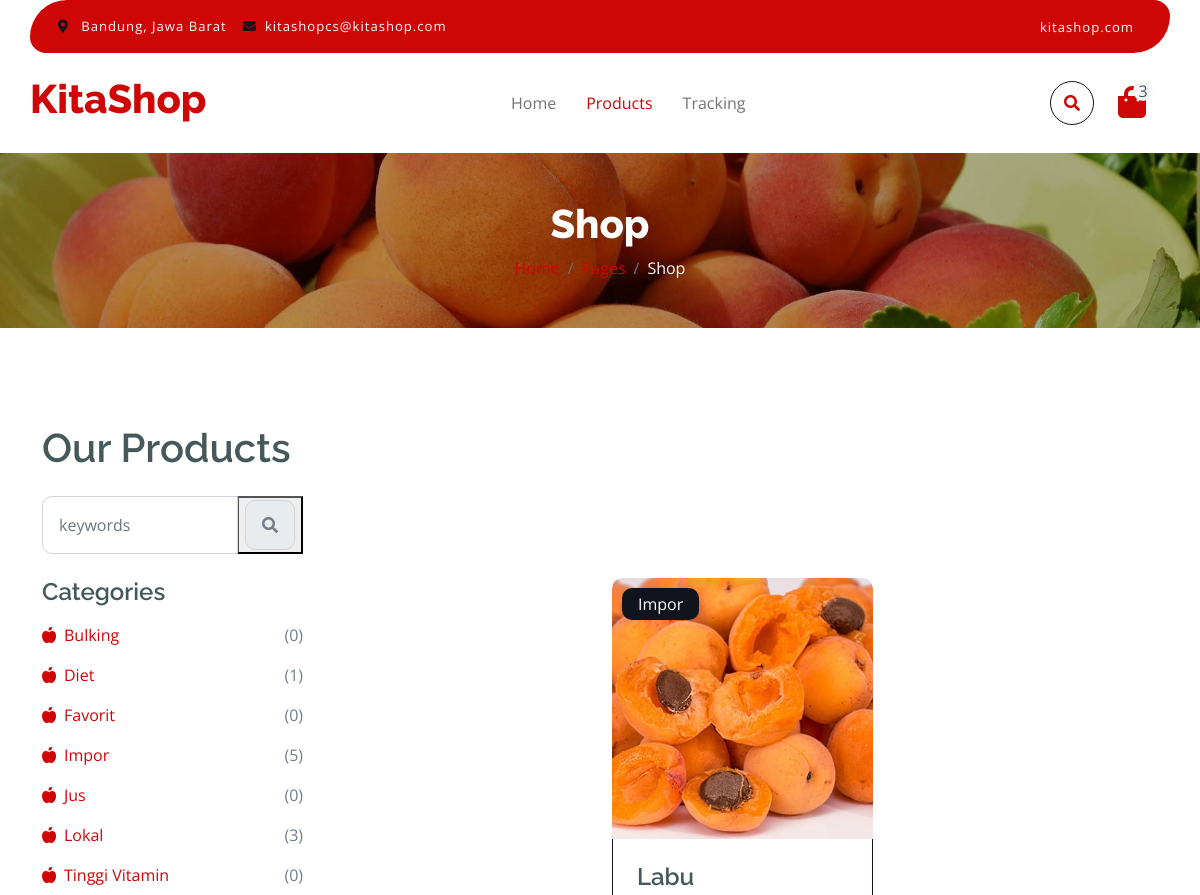
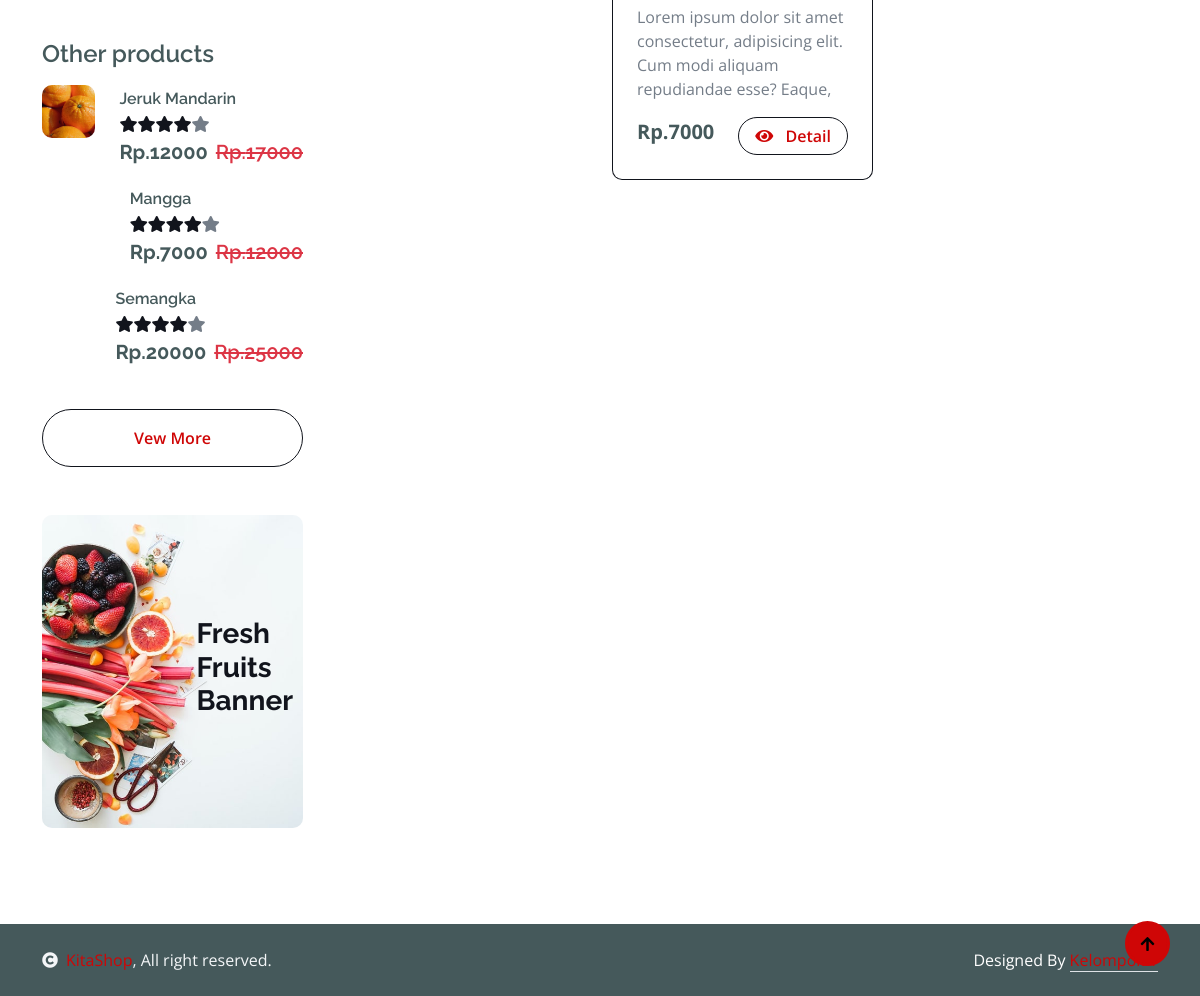
The page /search.php?keyword=Labu on the database its author committed (2 pictures, top to bottom).
### tables this page shows
CREATE TABLE `category` (
  `category_id` int(11) NOT NULL,
  `category_name` varchar(23) NOT NULL
);

CREATE TABLE `product` (
  `product_id` int(11) NOT NULL,
  `product_name` varchar(56) NOT NULL,
  `product_pict` text NOT NULL,
  `product_description` text NOT NULL,
  `product_category` int(11) NOT NULL,
  `product_sub_category` int(11) DEFAULT NULL,
  `product_price` int(11) NOT NULL,
  `product_stock` int(11) NOT NULL,
  `product_status` int(2) NOT NULL
);

### function/search.php (called while the page is built)
<?php
require_once './config/database.php';
function read($keyword)
{
    global $conn;
    $query = "SELECT product_id, product_name, product_pict, product_description, product_category, product_price, category_name
              FROM product
              JOIN category ON product.product_category = category.category_id
              WHERE product_status = 1 AND product_name LIKE '%$keyword%' OR category_name LIKE '%$keyword%' OR product_description LIKE '%$keyword%'
              ORDER BY product_id DESC";
    $result = mysqli_query($conn, $query);
    $rows = [];
    while ($row = mysqli_fetch_assoc($result)) {
        $rows[] = $row;
    }
    return $rows;
}
function other()
{
    global $conn;
    $query = "SELECT product_id, product_name, product_pict, product_description, product_category, product_price, category_name FROM product JOIN category ON product.product_category = category.category_id WHERE product_status = 1 ORDER BY product_id DESC LIMIT 3";
    $result = mysqli_query($conn, $query);
    $rows = [];
    while ($row = mysqli_fetch_assoc($result)) {
        $rows[] = $row;
    }
    return $rows;
}
function category()
{
    global $conn;
    $query = "SELECT c.category_id, c.category_name, COUNT(p.product_id) AS total_product
              FROM category c
              LEFT JOIN product p ON p.product_category = c.category_id
              GROUP BY c.category_id, c.category_name
              ORDER BY c.category_name ASC";
    $result = mysqli_query($conn, $query);
    $rows = [];
    while ($row = mysqli_fetch_assoc($result)) {
        $rows[] = $row;
    }
    return $rows;
}

### search.php (the view, shortened to what this page needs)
<?php
require_once 'function/search.php';
?>
<!DOCTYPE html>
<html lang="en">
<?php
require_once 'layout/header.php';
?>
<body>
    <?php
    require_once 'layout/header.php';
    ?>
    <?php
    require_once 'layout/navbar.php';
    ?>
    <div class="container-fluid page-header py-5">
        <h1 class="text-center text-white display-6">Shop</h1>
        <ol class="breadcrumb justify-content-center mb-0">
            <li class="breadcrumb-item"><a href="#">Home</a></li>
            <li class="breadcrumb-item"><a href="#">Pages</a></li>
            <li class="breadcrumb-item active text-white">Shop</li>
        </ol>
    </div>
    <div class="container-fluid fruite py-5">
        <div class="container py-5">
            <h1 class="mb-4">Our Products</h1>
            <div class="row g-4">
                <div class="col-lg-12">
                    <div class="row g-4 mb-4">
                        <div class="col-xl-3">
                            <form action="" action="POST">
                                <div class="input-group w-100 mx-auto d-flex">
                                    <input type="search" class="form-control p-3" name="keyword" placeholder="keywords" aria-describedby="search-icon-1">
                                    <button type="submit" name="search">
                                        <span id="search-icon-1" class="input-group-text p-3"><i class="fa fa-search"></i></span>
                                    </button>
                                </div>
                            </form>
                        </div>
                        <div class="col-6"></div>
                        <div class="col-xl-3">
                        </div>
                    </div>
                    <div class="row g-4">
                        <div class="col-lg-3">
                            <div class="row g-4">
                                <div class="col-lg-12">
                                    <div class="mb-3">
                                        <h4>Categories</h4>
                                        <ul class="list-unstyled fruite-categorie">
                                            <?php
                                            $rows = category();
                                            foreach ($rows as $row) {
                                            ?>
                                                <li>
                                                    <div class="d-flex justify-content-between fruite-name">
                                                        <a href="#"><i class="fas fa-apple-alt me-2"></i><?= $row['category_name']; ?></a>
                                                        <span>(<?= $row['total_product']; ?>)</span>
                                                    </div>
                                                </li>
                                            <?php } ?>
                                        </ul>
                                    </div>
                                </div>
                                <div class="col-lg-12">
                                    <h4 class="mb-3">Other products</h4>
                                    <?php
                                    $rows = other();
                                    foreach ($rows as $row) {
                                    ?>
                                        <div class="d-flex align-items-center justify-content-start">
                                            <div class="rounded me-4" style="width: 100px; height: 100px;">
                                                <img src="./assets/uploads/<?= $row['product_pict']; ?>" class="img-fluid rounded" alt="">
                                            </div>
                                            <div>
                                                <h6 class="mb-2"><?= $row['product_name']; ?></h6>
                                                <div class="d-flex mb-2">
                                                    <i class="fa fa-star text-secondary"></i>
                                                    <i class="fa fa-star text-secondary"></i>
                                                    <i class="fa fa-star text-secondary"></i>
                                                    <i class="fa fa-star text-secondary"></i>
                                                    <i class="fa fa-star"></i>
                                                </div>
                                                <div class="d-flex mb-2">
                                                    <h5 class="fw-bold me-2">Rp.<?= $row['product_price']; ?></h5>
                                                    <h5 class="text-danger text-decoration-line-through">Rp.<?= $row['product_price'] + 5000; ?></h5>
                                                </div>
                                            </div>
                                        </div>
                                    <?php } ?>
                                    <div class="d-flex justify-content-center my-4">
                                        <a href="product.php" class="btn border border-secondary px-4 py-3 rounded-pill text-primary w-100">Vew More</a>
                                    </div>
                                </div>
                                <div class="col-lg-12">
                                    <div class="position-relative">
                                        <img src="./assets/frontend/img/banner-fruits.jpg" class="img-fluid w-100 rounded" alt="">
                                        <div class="position-absolute" style="top: 50%; right: 10px; transform: translateY(-50%);">
                                            <h3 class="text-secondary fw-bold">Fresh <br> Fruits <br> Banner</h3>
                                        </div>
                                    </div>
                                </div>
                            </div>
                        </div>
                        <div class="col-lg-9">
                            <div class="row g-4 justify-content-center">
                                <?php
                                $keyword = $_GET['keyword'];
                                $rows = read($keyword);
                                foreach ($rows as $row) {
                                ?>
                                    <div class="col-md-6 col-lg-6 col-xl-4">
                                        <div class="rounded position-relative fruite-item">
                                            <div class="fruite-img">
                                                <img src="./assets/uploads/<?= $row['product_pict']; ?>" class="img-fluid w-100 rounded-top" alt="">
                                            </div>
                                            <div class="text-white bg-secondary px-3 py-1 rounded position-absolute" style="top: 10px; left: 10px;"><?= $row['category_name']; ?></div>
                                            <div class="p-4 border border-secondary border-top-0 rounded-bottom">
                                                <h4><?= $row['product_name']; ?></h4>
                                                <p><?= substr($row['product_description'], 0, 100); ?></p>
                                                <div class="d-flex justify-content-between flex-lg-wrap">
                                                    <p class="text-dark fs-5 fw-bold mb-0">Rp.<?= $row['product_price']; ?></p>
                                                    <a href="detail.php?id=<?= $row['product_id']; ?>" class="btn border border-secondary rounded-pill px-3 text-primary"><i class="fa fa-eye me-2 text-primary"></i> Detail</a>
                                                </div>
                                            </div>
                                        </div>
                                    </div>
                                <?php } ?>
                            </div>
                        </div>
                    </div>
                </div>
            </div>
        </div>
    </div>
    <?php
    require_once 'layout/footer.php';
    ?>
    <a href="#" class="btn btn-primary border-3 border-primary rounded-circle back-to-top"><i class="fa fa-arrow-up"></i></a>
</body>
</html>

### assets/frontend/css/style.css (style rules this page uses)
.back-to-top { position: fixed; right: 30px; bottom: 30px; display: flex; width: 45px; height: 45px; align-items: center; justify-content: center; transition: 0.5s; z-index: 99; }
.btn { font-weight: 600; transition: 0.5s; }
.btn.border-secondary { transition: 0.5s; }
.page-header { position: relative; background: linear-gradient(rgba(0, 0, 0, 0.3), rgba(0, 0, 0, 0.3)), url(../img/cart-page-header-img.jpg); background-position: center center; background-repeat: no-repeat; background-size: cover; }
@media (min-width: 992px) { .hero-header, .page-header { margin-top: 152px !important; } }
.fruite .fruite-categorie .fruite-name { line-height: 40px; }
.fruite .fruite-categorie .fruite-name a { transition: 0.5s; }
.fruite .fruite-item { height: 100%; transition: 0.5s; }
.fruite .fruite-item .fruite-img { overflow: hidden; transition: 0.5s; border-radius: 10px 10px 0 0; }
.fruite .fruite-item .fruite-img img { transition: 0.5s; }

### rows shown on the page
category: category_name "Bulking", total_product "0"
category: category_name "Diet", total_product "1"
category: category_name "Favorit", total_product "0"
category: category_name "Impor", total_product "5"
category: category_name "Jus", total_product "0"
category: category_name "Lokal", total_product "3"
category: category_name "Tinggi Vitamin", total_product "0"
product: product_pict (picture), product_name "Jeruk Mandarin", product_price "12000", $row['product_price'] + 5000 "17000"
product: product_name "Mangga", product_price "7000", $row['product_price'] + 5000 "12000"
product: product_name "Semangka", product_price "20000", $row['product_price'] + 5000 "25000"
product: product_pict (picture), product_category.category_name "Impor", product_name "Labu", product_description "Lorem ipsum dolor sit amet consectetur, adipisicing elit. Cum modi aliquam repudiandae esse? Eaque,", product_price "7000"
